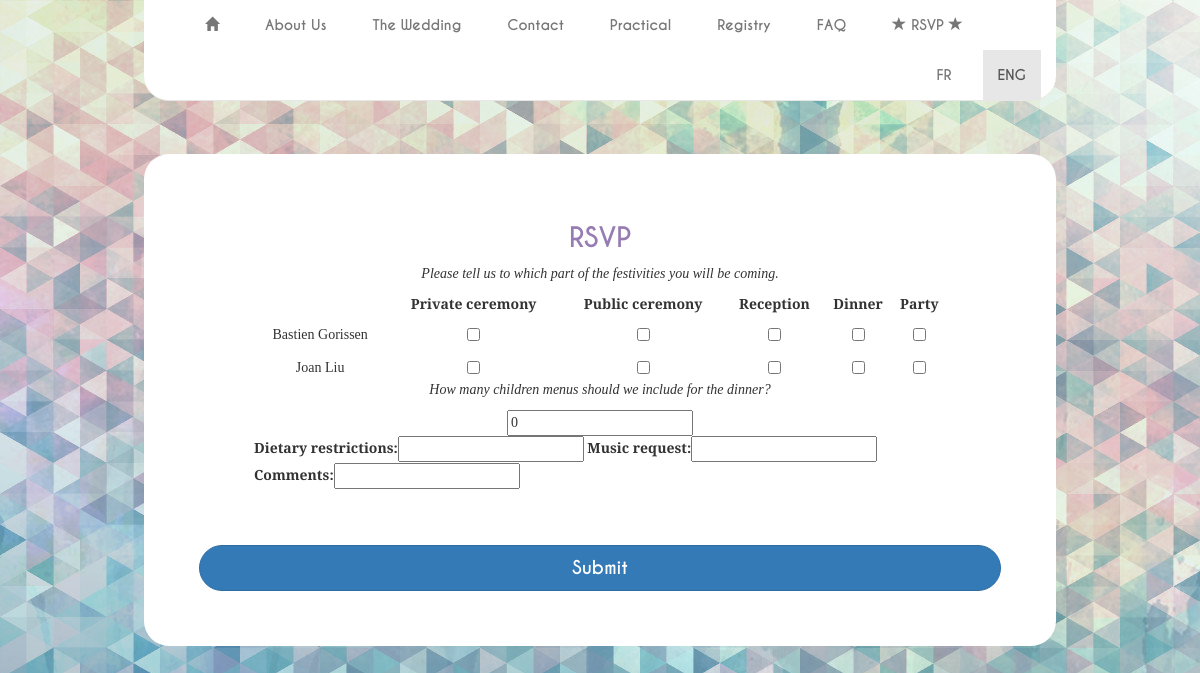
The page /rsvp/abc123/ on the database as committed earlier.
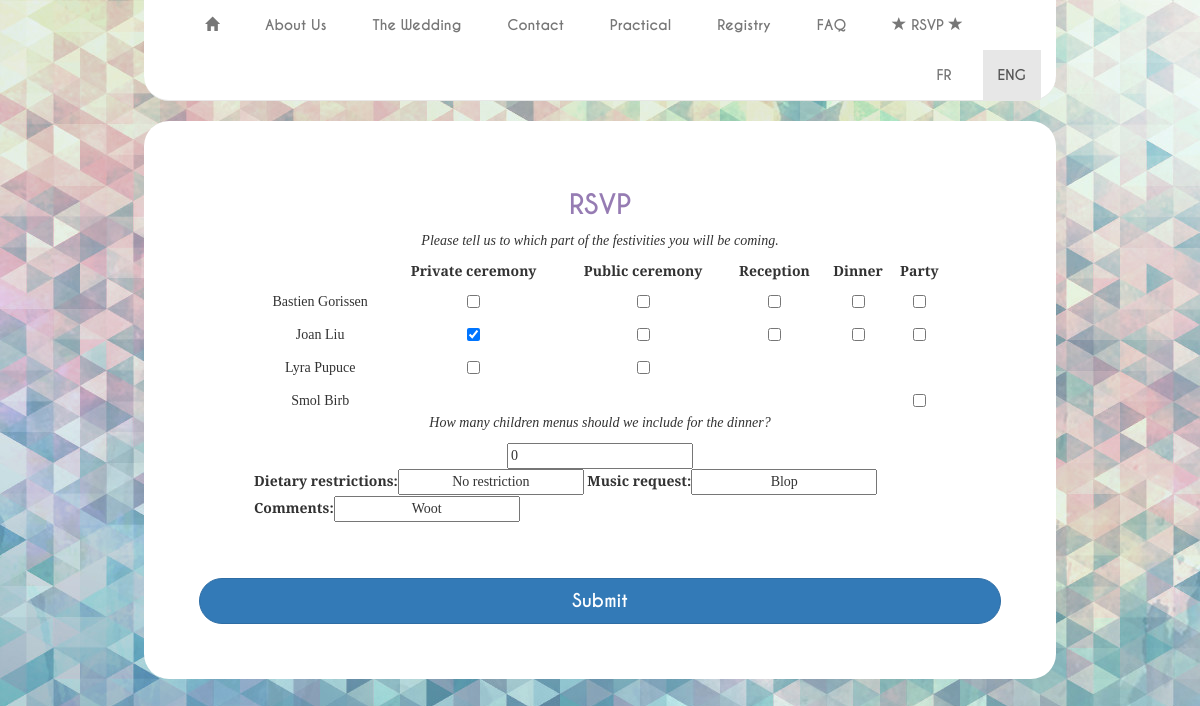
The same page on the database as committed later.
### main/models.py (models this page shows)
class Guest(models.Model):
    first_name = models.CharField(max_length=30)
    last_name = models.CharField(max_length=30)
    code = models.ForeignKey(GuestCode, related_name='guests')
    invited_private_ceremony = models.BooleanField(default=False)
    invited_public_ceremony = models.BooleanField(default=False)
    invited_reception = models.BooleanField(default=False)
    invited_dinner = models.BooleanField(default=False)
    invited_party = models.BooleanField(default=False)
    coming_private_ceremony = models.BooleanField(default=False)
    coming_public_ceremony = models.BooleanField(default=False)
    coming_reception = models.BooleanField(default=False)
    coming_dinner = models.BooleanField(default=False)
    coming_party = models.BooleanField(default=False)
    def __str__(self):
        return "%s %s" % (self.first_name, self.last_name)

### main/views.py (the view, shortened to what this page needs)
# urls.py: url(r'^rsvp/(?P<code>[a-zA-Z]{3}[0-9]{3})/$', RSVP.as_view(), name="rsvp")
class RSVP(TemplateView):
    template_name = 'rsvp.html'
    def get(self, request, *args, **kwargs):
        print(kwargs["code"])
        code = GuestCode.objects.get(code=kwargs["code"])
        print("Code : %s (%s)" % (code, type(code)))
        print(code.guests.all())
        guest_forms = []
        guests = []
        for guest in code.guests.all():
            guests.append(guest)
            guest_forms.append(GuestRSVPForm(instance=guest, prefix="guest"+str(guest.id)))
        context = self.get_context_data(**kwargs)
        context['guests'] = guests
        context['guest_forms'] = guest_forms
        context['comments_form'] = GuestCommentsForm(instance=code.comments.first(), prefix="comments")
        context['children_form'] = GuestChildrenForm(instance=code.children.first(), prefix="children")
        return self.render_to_response(context)

### main/forms.py
class GuestCommentsForm(forms.ModelForm):
    class Meta:
        model = GuestComments
        fields = ['dietary_restrictions', 'music_request', 'comments']

class GuestChildrenForm(forms.ModelForm):
    class Meta:
        model = GuestChildren
        fields = ['children_menus',]

### main/models.py (called while the page is built)
    def __str__(self):
        return self.code

### templates/rsvp.html (shortened to what this page needs)
{% extends "base_site.html" %}
{% load static %}
{% block header_includes %}
{{ block.super }}
<link href="{% static 'css/rsvp.css' %}" rel="stylesheet" type="text/css">
{% endblock %}
{% block contents %}
<div class="page-content form-container">
  <form class="form-signin" action="." method="post">
  <div class="form-content form-rsvp">
  <h2 class="form-signin-heading">RSVP</h2>
  <center>
    <p>
      Please tell us to which part of the festivities you will be coming.
    </p>
  </center>
  <table>
    <thead>
      <th></th>
      <th>Private ceremony</th>
      <th>Public ceremony</th>
      <th>Reception</th>
      <th>Dinner</th>
      <th>Party</th>
    </thead>
    <tbody>
      {% for guest in guests %}
        <tr>
          <td>
            {{ guest.first_name }} {{ guest.last_name }}
          </td>
          {% with forloop.counter as i %}
          {% for guest_form in guest_forms %}
          {% if i == forloop.counter %}
          <td>{{ guest_form.coming_private_ceremony }}</td>
          <td>{{ guest_form.coming_public_ceremony }}</td>
          <td>{{ guest_form.coming_reception }}</td>
          <td>{{ guest_form.coming_dinner }}</td>
          <td>{{ guest_form.coming_party }}</td>
          {% endif %}
          {% endfor %}
          {% endwith %}
        </tr>
      {% endfor %}
    </tbody>
  </table>
  <center>
    <p>
      How many children menus should we include for the dinner?
    </p>
    <div>
      {{ children_form.children_menus }}
    </div>
  </center>
  <div>
    {{ comments_form }}
  </div>
  </div>
          <button class="btn btn-lg btn-primary btn-block btn-rounded" type="submit">Submit</button>
  </form>
</div>
{% endblock %}

Rows that differ between the two databases and show on the page:
changed Guest "Joan": coming_private_ceremony "☐" → "☑"
added Guest: first_name "Lyra", last_name "Pupuce"
added Guest: first_name "Smol", last_name "Birb"
Other text that changed with them:
form field comments_form: (not shown) → "No restriction"
form field comments_form: (not shown) → "Blop"
form field comments_form: (not shown) → "Woot"
